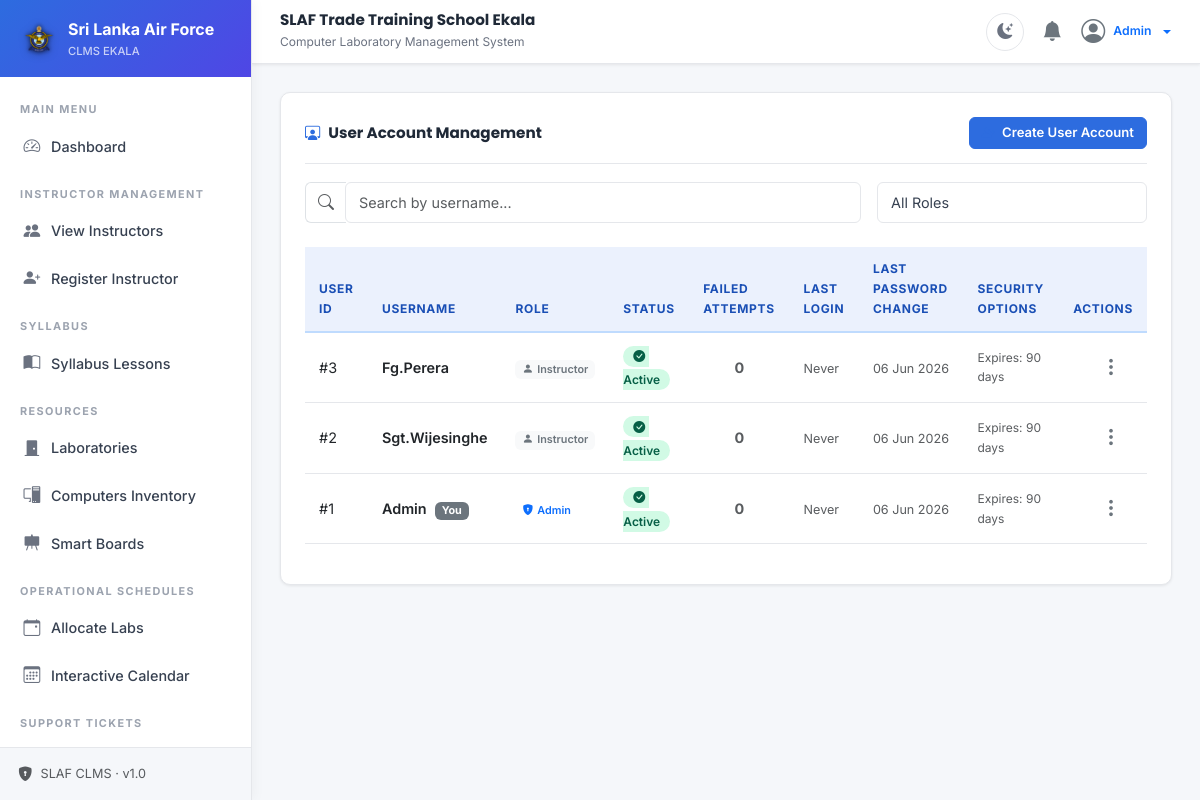
/user (signed in), run on the app's committed database.
### tables this page shows
CREATE TABLE IF NOT EXISTS users (
    id INT AUTO_INCREMENT PRIMARY KEY,
    username VARCHAR(50) NOT NULL UNIQUE,
    password VARCHAR(255) NOT NULL,
    role_id INT NOT NULL,
    status ENUM('active', 'inactive', 'locked') DEFAULT 'active',
    last_login DATETIME NULL,
    created_at TIMESTAMP DEFAULT CURRENT_TIMESTAMP,
    updated_at TIMESTAMP DEFAULT CURRENT_TIMESTAMP ON UPDATE CURRENT_TIMESTAMP,
    last_password_change DATETIME NULL DEFAULT CURRENT_TIMESTAMP,
    failed_attempts INT DEFAULT 0,
    force_password_change TINYINT(1) DEFAULT 0,
    password_expiry_days INT DEFAULT 90,
    FOREIGN KEY (role_id) REFERENCES roles(id)
);

### app/controllers/UserController.php (called while the page is built, shortened)
<?php
class UserController extends Controller {
    private $userModel;
    public function __construct() {
        $this->userModel = $this->model('UserModel');
    }
    public function index() {
        $q = isset($_GET['q']) ? trim($_GET['q']) : '';
        $roleId = isset($_GET['role_id']) && $_GET['role_id'] !== '' ? (int)$_GET['role_id'] : null;
        if ($q !== '' || $roleId !== null) {
            $users = $this->userModel->searchUsers($q, $roleId);
        } else {
            $users = $this->userModel->getAllUsers();
        }
        $data = [
            'title' => 'User Account Management',
            'active_menu' => 'user_management',
            'users' => $users,
            'q' => $q,
            'role_id' => $roleId
        ];
        $this->view('users/index', $data);
    }
}

### app/core/App.php (called while the page is built, shortened)
<?php
class App {
    protected $currentMethod = 'index';
    public function __construct() {
        $url = $this->getUrl();
        if (isset($url[0])) {
            $controllerName = ucfirst($url[0]) . 'Controller';
            if (file_exists(APPROOT . '/controllers/' . $controllerName . '.php')) {
                unset($url[0]);
            }
        }
        $this->currentController = new $this->currentController;
        $this->params = $url ? array_values($url) : [];
        call_user_func_array([$this->currentController, $this->currentMethod], $this->params);
    }
    public function getUrl() {
        if (isset($_GET['url'])) {
            $url = rtrim($_GET['url'], '/');
            $url = filter_var($url, FILTER_SANITIZE_URL);
            return explode('/', $url);
        }
        return [];
    }
}

### index.php (called while the page is built, shortened)
    <?php
require_once 'app/helpers/sanitization_helper.php';
require_once 'app/core/App.php';
require_once 'app/core/Controller.php';
require_once 'app/core/Database.php';
require_once 'app/core/Model.php';
$app = new App();

### app/helpers/sanitization_helper.php (called while the page is built, shortened)
<?php
function e($string) {
    return htmlspecialchars($string, ENT_QUOTES, 'UTF-8');
}

### app/core/Database.php (called while the page is built, shortened)
<?php
class Database {
    private $host = DB_HOST;
    private $user = DB_USER;
    private $pass = DB_PASS;
    private $dbname = DB_NAME;
    private $dbh;
    private $stmt;
    public function __construct() {
        $dsn = 'mysql:host=' . $this->host . ';dbname=' . $this->dbname . ';charset=utf8mb4';
        $options = [
            PDO::ATTR_PERSISTENT => false,
            PDO::ATTR_ERRMODE => PDO::ERRMODE_EXCEPTION,
            PDO::ATTR_DEFAULT_FETCH_MODE => PDO::FETCH_OBJ
        ];
        try {
            $this->dbh = new PDO($dsn, $this->user, $this->pass, $options);
        } catch (PDOException $e) {
            $this->error = $e->getMessage();
            throw $e;
        }
    }
    public function query($sql) {
        $this->stmt = $this->dbh->prepare($sql);
    }
    public function bind($param, $value, $type = null) {
        if (is_null($type)) {
            switch (true) {
                case is_int($value):
                    $type = PDO::PARAM_INT;
                    break;
            }
        }
        $this->stmt->bindValue($param, $value, $type);
    }
    public function execute() {
        return $this->stmt->execute();
    }
    public function resultSet() {
        $this->execute();
        return $this->stmt->fetchAll();
    }
}

### app/models/UserModel.php (called while the page is built, shortened)
<?php
class UserModel extends Model {
    public function getAllUsers() {
        $this->db->query("SELECT u.id, u.username, u.status, u.last_login, u.created_at, u.last_password_change, u.failed_attempts, u.force_password_change, u.password_expiry_days, r.name as role_name, r.id as role_id
                          FROM users u
                          JOIN roles r ON u.role_id = r.id
                          ORDER BY u.created_at DESC");
        return $this->db->resultSet();
    }
}

### app/core/Model.php (called while the page is built, shortened)
<?php
class Model {
    public function __construct() {
        $this->db = new Database();
    }
}

### app/views/users/index.php (the view, shortened to what this page needs)
<div class="card-clms">
    <div class="card-clms-header">
        <h5 class="fw-bold"><i class="bi bi-person-workspace me-2 text-primary"></i>User Account Management</h5>
        <button class="btn btn-primary btn-sm" data-bs-toggle="modal" data-bs-target="#createUserModal">
            <i class="bi bi-person-plus-fill me-1"></i> Create User Account
        </button>
    </div>
    <div class="row g-3 mb-4">
        <div class="col-md-8">
            <div class="input-group">
                <span class="input-group-text bg-transparent border-end-0">
                    <i class="bi bi-search text-muted"></i>
                </span>
                <input type="text" id="user-search-input" class="form-control border-start-0" placeholder="Search by username..." value="<?php echo e($data['q'] ?? ''); ?>">
            </div>
        </div>
        <div class="col-md-4">
            <select id="user-role-filter" class="form-select">
                <option value="">All Roles</option>
            </select>
        </div>
    </div>
    <div class="table-responsive">
        <table class="table table-clms align-middle" id="users-table">
            <thead>
                <tr>
                    <th>User ID</th>
                    <th>Username</th>
                    <th>Role</th>
                    <th>Status</th>
                    <th>Failed Attempts</th>
                    <th>Last Login</th>
                    <th>Last Password Change</th>
                    <th>Security Options</th>
                    <th class="text-end">Actions</th>
                </tr>
            </thead>
            <tbody id="users-table-body">
                <?php if(!empty($data['users'])): ?>
                    <?php foreach($data['users'] as $user): ?>
                        <tr id="user-row-<?php echo $user->id; ?>">
                            <td>#<?php echo $user->id; ?></td>
                            <td>
                                <span class="fw-semibold text-capitalize"><?php echo e($user->username); ?></span>
                                <?php if((int)$user->id === (int)$_SESSION['user_id']): ?>
                                    <span class="badge bg-secondary ms-1">You</span>
                                <?php endif; ?>
                            </td>
                            <td>
                                <?php if((int)$user->role_id === 1): ?>
                                    <span class="badge bg-primary-light text-primary" style="font-weight:600;"><i class="bi bi-shield-lock-fill me-1"></i>Admin</span>
                                <?php else: ?>
                                    <span class="badge bg-light text-secondary" style="font-weight:600;"><i class="bi bi-person-fill me-1"></i>Instructor</span>
                                <?php endif; ?>
                            </td>
                            <td>
                                <?php if($user->status === 'active'): ?>
                                    <span class="badge-active"><i class="bi bi-check-circle-fill me-1"></i>Active</span>
                                <?php elseif($user->status === 'locked'): ?>
                                    <span class="badge-faulty text-danger" style="background:#FEE2E2;"><i class="bi bi-lock-fill me-1"></i>Locked</span>
                                <?php else: ?>
                                    <span class="badge-inactive"><i class="bi bi-dash-circle-fill me-1"></i>Inactive</span>
                                <?php endif; ?>
                            </td>
                            <td class="text-center fw-bold <?php echo $user->failed_attempts > 0 ? 'text-danger' : 'text-muted'; ?>">
                                <?php echo $user->failed_attempts; ?>
                            </td>
                            <td>
                                <small class="text-muted">
                                    <?php echo $user->last_login ? date('d M Y H:i', strtotime($user->last_login)) : 'Never'; ?>
                                </small>
                            </td>
                            <td>
                                <small class="text-muted">
                                    <?php echo $user->last_password_change ? date('d M Y', strtotime($user->last_password_change)) : 'Never'; ?>
                                </small>
                            </td>
                            <td>
                                <div class="d-flex flex-column gap-1">
                                    <span class="text-muted small" style="font-size:0.75rem;">Expires: <?php echo $user->password_expiry_days; ?> days</span>
                                </div>
                            </td>
                            <td class="text-end">
                                <div class="btn-group">
                                    <button class="btn btn-outline-secondary btn-sm p-1 border-0" type="button" data-bs-toggle="dropdown" aria-expanded="false">
                                        <i class="bi bi-three-dots-vertical fs-5"></i>
                                    </button>
                                </div>
                            </td>
                        </tr>
                    <?php endforeach; ?>
                <?php else: ?>
                    <tr id="no-records-row">
                        <td colspan="9" class="text-center text-muted py-4">No user accounts found.</td>
                    </tr>
                <?php endif; ?>
            </tbody>
        </table>
    </div>
</div>

### css/style.css (style rules this page uses)
:root { --font: 'Inter', sans-serif; --font-heading: 'Poppins', sans-serif; --primary: #2D6CDF; --primary-dark: #1A4FB5; --primary-light: #EBF1FD; --primary-grad: linear-gradient(135deg, #2D6CDF 0%, #4F46E5 100%); --bg-page: #F5F7FA; --bg-card: #FFFFFF; --sidebar-bg: #FFFFFF; --sidebar-border: #E5E7EB; --sidebar-hover: #F3F7FF; --sidebar-active-bg: #EBF1FD; --sidebar-active-text: #2D6CDF; --sidebar-text: #374151; --sidebar-muted: #9CA3AF; --navbar-bg: #FFFFFF; --text-h: #1F2937; --text-body: #374151; --text-muted: #6B7280; --border: #E5E7EB; --shadow-sm: 0 1px 3px rgba(0,0,0,0.08); --shadow-md: 0 4px 16px rgba(0,0,0,0.08); --shadow-lg: 0 8px 32px rgba(0,0,0,0.1); --success: #059669; --warning: #D97706; --danger: #DC2626; --info: #2D6CDF; --radius: 10px; --radius-sm: 6px; --radius-lg: 16px; --transition: 0.22s ease; }
*,*::before,*::after { margin:0;padding:0;box-sizing:border-box; }
body { font-family: var(--font); background: var(--bg-page); color: var(--text-body); font-size: 14.5px; line-height: 1.65; overflow-x: hidden; transition: background var(--transition), color var(--transition); }
h1,h2,h3,h4,h5,h6 { font-family:var(--font-heading);font-weight:700;color:var(--text-h);line-height:1.3; }
.card-clms { background:var(--bg-card); border:1px solid var(--border); border-radius:var(--radius); box-shadow:var(--shadow-sm); padding:24px; margin-bottom:22px; transition:box-shadow var(--transition),background var(--transition); }
.card-clms-header { display:flex;align-items:center;justify-content:space-between; margin-bottom:18px;padding-bottom:14px; border-bottom:1px solid var(--border); }
.card-clms-header h5,.card-clms-header h6 { font-size:0.95rem;font-weight:700;color:var(--text-h);margin:0; }
.card-clms-header .bi { color:var(--primary)!important; }
.badge-active { background:#D1FAE5;color:#065F46;font-weight:600;border-radius:99px;padding:3px 10px;font-size:0.75rem; }
.btn { border-radius:var(--radius-sm)!important;font-weight:600!important;font-size:0.875rem!important;transition:all 0.18s!important; }
.btn-primary { background:var(--primary)!important;border-color:var(--primary)!important;color:#fff!important; }
.btn-sm { padding:5px 12px!important;font-size:0.82rem!important; }
.table-clms { color:var(--text-body);border-color:var(--border);font-size:0.9rem; }
.table-clms thead th { background:var(--primary-light);color:var(--primary-dark); font-weight:700;font-size:0.75rem;text-transform:uppercase;letter-spacing:0.7px; border-bottom:2px solid #BFDBFE;padding:12px 14px; }
.table-clms td { vertical-align:middle;padding:11px 14px;border-color:var(--border); }
.table-clms tbody tr { transition:background 0.15s; }
.form-control,.form-select { border:1.5px solid var(--border)!important; border-radius:var(--radius-sm)!important; padding:9px 13px!important; font-size:0.9rem!important; color:var(--text-body)!important; background:var(--bg-card)!important; transition:border-color 0.2s,box-shadow 0.2s!important; }

### data on the page
users: id "3", username "Fg.perera", shows "Instructor", status "active" (drawn), failed_attempts "0", shows "Never", last_password_change "06 Jun 2026", password_expiry_days "90"
users: id "2", username "Sgt.wijesinghe", shows "Instructor", status "active" (drawn), failed_attempts "0", shows "Never", last_password_change "06 Jun 2026", password_expiry_days "90"
users: id "1", username "Admin", shows "You", status "active" (drawn), failed_attempts "0", shows "Never", last_password_change "06 Jun 2026", password_expiry_days "90"

### other printed values
MILITARY_BRANCH "Sri Lanka Air Force"
SYSTEM_TITLE "SLAF Trade Training School Ekala"
SYSTEM_SUBTITLE "Computer Laboratory Management System"
$_SESSION['username'] "Admin"
